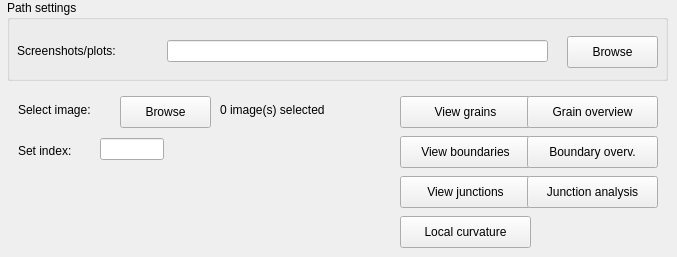
   <widget class="QWidget" name="view">
    <attribute name="title">
     <string>View</string>
    </attribute>
    <widget class="QPushButton" name="imageBrowse3">
     <property name="geometry">
      <rect>
       <x>120</x>
       <y>96</y>
       <width>91</width>
       <height>32</height>
      </rect>
     </property>
     <property name="text">
      <string>Browse</string>
     </property>
    </widget>
    <widget class="QLabel" name="imagesSelectedLabel3">
     <property name="geometry">
      <rect>
       <x>220</x>
       <y>102</y>
       <width>131</width>
       <height>16</height>
      </rect>
     </property>
     <property name="text">
      <string>0 image(s) selected</string>
     </property>
    </widget>
    <widget class="QLabel" name="selectImagesLabel3">
     <property name="geometry">
      <rect>
       <x>18</x>
       <y>102</y>
       <width>101</width>
       <height>16</height>
      </rect>
     </property>
     <property name="text">
      <string>Select image:</string>
     </property>
    </widget>
    <widget class="QGroupBox" name="viewGroupBox">
     <property name="enabled">
      <bool>true</bool>
     </property>
     <property name="geometry">
      <rect>
       <x>7</x>
       <y>0</y>
       <width>661</width>
       <height>81</height>
      </rect>
     </property>
     <property name="title">
      <string>Path settings</string>
     </property>
     <widget class="QPushButton" name="screenshotsBrowse">
      <property name="geometry">
       <rect>
        <x>560</x>
        <y>36</y>
        <width>91</width>
        <height>32</height>
       </rect>
      </property>
      <property name="text">
       <string>Browse</string>
      </property>
     </widget>
     <widget class="QLineEdit" name="screenshotsEdit">
      <property name="geometry">
       <rect>
        <x>160</x>
        <y>40</y>
        <width>381</width>
        <height>22</height>
       </rect>
      </property>
     </widget>
     <widget class="QLabel" name="screenshotsLabel">
      <property name="geometry">
       <rect>
        <x>10</x>
        <y>43</y>
        <width>141</width>
        <height>16</height>
       </rect>
      </property>
      <property name="text">
       <string>Screenshots/plots:</string>
      </property>
     </widget>
    </widget>
    <widget class="QLabel" name="label_2">
     <property name="geometry">
      <rect>
       <x>18</x>
       <y>141</y>
       <width>81</width>
       <height>20</height>
      </rect>
     </property>
     <property name="text">
      <string>Set index:</string>
     </property>
    </widget>
    <widget class="QPushButton" name="viewGrainsButton">
     <property name="geometry">
      <rect>
       <x>400</x>
       <y>96</y>
       <width>131</width>
       <height>32</height>
      </rect>
     </property>
     <property name="text">
      <string>View grains</string>
     </property>
    </widget>
    <widget class="QPushButton" name="viewBoundariesButton">
     <property name="geometry">
      <rect>
       <x>400</x>
       <y>136</y>
       <width>131</width>
       <height>32</height>
      </rect>
     </property>
     <property name="text">
      <string>View boundaries</string>
     </property>
    </widget>
    <widget class="QLineEdit" name="startValueEdit">
     <property name="geometry">
      <rect>
       <x>100</x>
       <y>138</y>
       <width>64</width>
       <height>22</height>
      </rect>
     </property>
    </widget>
    <widget class="QLabel" name="suffixLabel_3">
     <property name="enabled">
      <bool>false</bool>
     </property>
     <property name="geometry">
      <rect>
       <x>220</x>
       <y>142</y>
       <width>161</width>
       <height>16</height>
      </rect>
     </property>
     <property name="text">
      <string/>
     </property>
    </widget>
    <widget class="QPushButton" name="viewJunctionsButton">
     <property name="geometry">
      <rect>
       <x>400</x>
       <y>176</y>
       <width>131</width>
       <height>32</height>
      </rect>
     </property>
     <property name="text">
      <string>View junctions</string>
     </property>
    </widget>
    <widget class="QPushButton" name="junctionAnalysisButton">
     <property name="geometry">
      <rect>
       <x>527</x>
       <y>176</y>
       <width>131</width>
       <height>32</height>
      </rect>
     </property>
     <property name="text">
      <string>Junction analysis</string>
     </property>
    </widget>
    <widget class="QPushButton" name="grainOverviewButton">
     <property name="geometry">
      <rect>
       <x>527</x>
       <y>96</y>
       <width>131</width>
       <height>32</height>
      </rect>
     </property>
     <property name="text">
      <string>Grain overview</string>
     </property>
    </widget>
    <widget class="QPushButton" name="localCurvatureButton">
     <property name="geometry">
      <rect>
       <x>400</x>
       <y>216</y>
       <width>131</width>
       <height>32</height>
      </rect>
     </property>
     <property name="text">
      <string>Local curvature</string>
     </property>
    </widget>
    <widget class="QPushButton" name="boundaryOverviewButton">
     <property name="geometry">
      <rect>
       <x>527</x>
       <y>136</y>
       <width>131</width>
       <height>32</height>
      </rect>
     </property>
     <property name="text">
      <string>Boundary overv.</string>
     </property>
    </widget>
   </widget>
